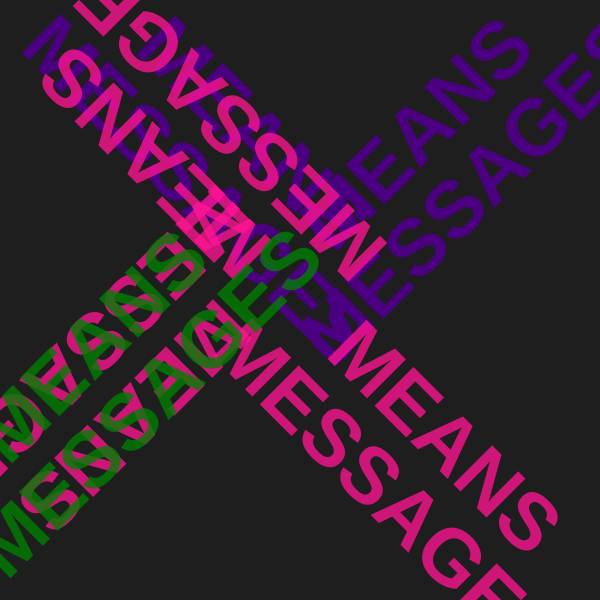
Frame 1 (no input)
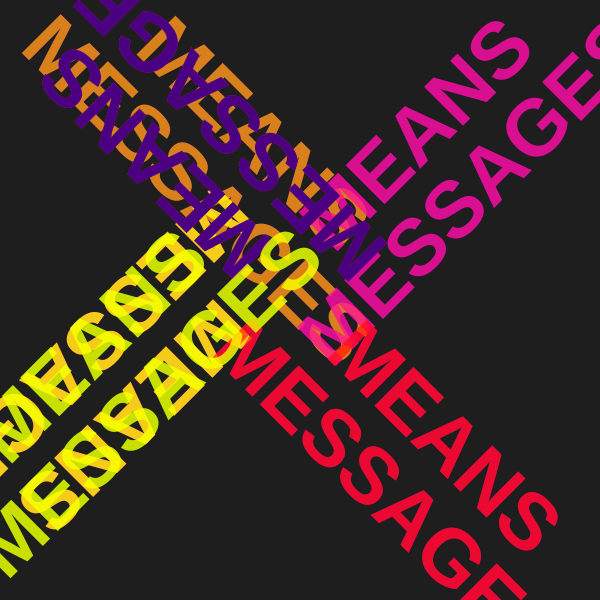
Frame 2 (the mouse pressed at the canvas centre, redrawn once)

The p5.js sketch that drew these frames (run headless with seeded random() and noise() and a simulated clock; the mouse was pressed at the canvas centre and the sketch redrawn once):

// p5.js sketch
// ── sketch.js
function setup() {
  createCanvas(600, 600);
  background(30);
  textSize(80);
  textAlign(CENTER, CENTER);
  textFont('Helvetica');
  textStyle(BOLD);
  noLoop();
}

function draw() {

  function drawText(words, colors, offsetX, offsetY) {
    let col_random = Math.floor(Math.random() * 6);
    let col = colors[col_random];

    for (let i = 0; i < 2; i ++) {
      let word = words[i];
      fill(col);
      text(word, offsetX, -80*i + offsetY);
    }
    
  }


  let words = [ 'MESSAGES','MEANS'];
  let colors = [
    color(255,20,147, 200), // Pink
    color(255, 0, 0, 150),   // Red
    color(255, 165, 0, 200), // Orange
    color(255, 255, 0, 200), // Yellow
    color(0,128,0, 200),   // Green
    color(75, 0, 130, 1500)   // Indigo
  ];
  
  push();
  translate(width / 2, height / 2);
  rotate(PI / 4);
  drawText(words, colors, -150, 0);
  pop();
  
  push();
  translate(width / 2, height / 2);
  rotate(-PI / 4);
  drawText(words, colors, 200, 50);
  pop();

  push();
  translate(width / 2, height / 2);
  rotate(-PI / 4 + PI);
  drawText(words, colors, 200, 120);
  pop();

  push();
  translate(width / 2, height / 2);
  rotate(PI/ 4);
  drawText(words, colors, 200, 80);
  pop();

  push();
  translate(width / 2, height / 2);
  rotate(PI/ 4 + PI);
  drawText(words, colors, 200, 80);
  pop();

  push();
  translate(width / 2, height / 2);
  rotate(-PI / 4);
  drawText(words, colors, -180, -30);
  pop();
}
